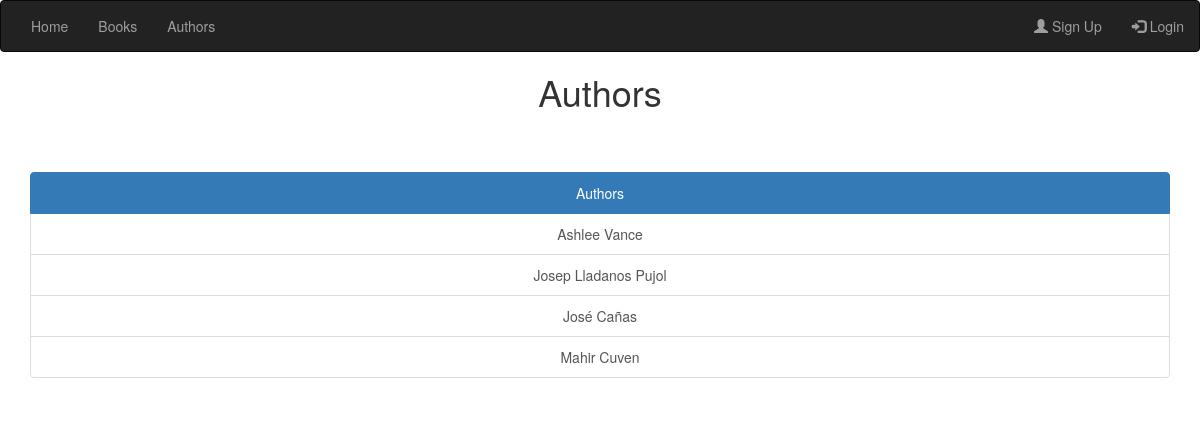
Page /author/ on the committed database.
### catalog/models.py (models this page shows, shortened)
class Author(models.Model):
    first_name = models.CharField(max_length=32)
    second_name = models.CharField(max_length=32)
    native_language = models.ForeignKey(Language, on_delete=models.SET_NULL, null=True,
                                           help_text="Choose a language")
    user = models.ForeignKey(User, default=1, on_delete=models.CASCADE)

### catalog/views.py (the view)
# urls.py: path('author/', views.autores, name='author'),
def autores(request):
    autores = Author.objects.all().order_by('first_name')
    return render(request, 'nav/Autores.html', context={'autores': autores})

### templates/nav/Autores.html (shortened to what this page needs)
{% extends 'generic.html' %}
{% block content %}
     <h1 align="center" style="margin-bottom: 5%">Authors</h1>
        <span vocab="http://schema.org/" typeof="Listitem">
            <div class="container" >
              <div class="list-group" align="center">
                <a href="#" class="list-group-item active">Authors</a>
                {% for i in autores %}
                    <a property="item" typeof="Person" href="{% url 'author_detail' i.pk  %} " class="list-group-item"><span property="name">{{ i.first_name }} {{ i.second_name }}</span></a>
                {% endfor %}
              </div>
            </div>
        </span>
{% endblock %}

### rows in the picture
Author: first_name "Ashlee", second_name "Vance"
Author: first_name "Josep", second_name "Lladanos Pujol"
Author: first_name "José", second_name "Cañas"
Author: first_name "Mahir", second_name "Cuven"
